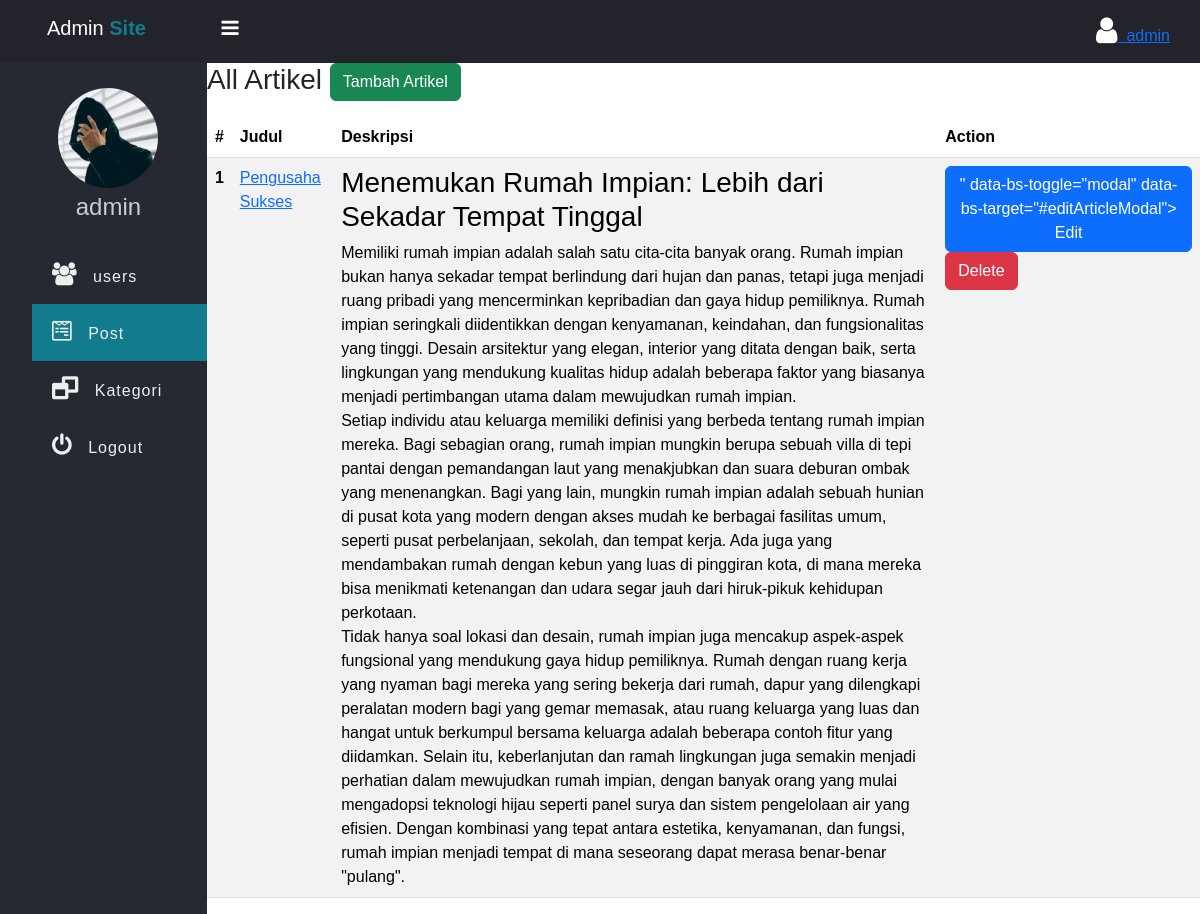
The page /admin/post.php (signed in) on the database its author committed.
### tables this page shows
CREATE TABLE IF NOT EXISTS `artikel` (
  `id_artikel` int NOT NULL AUTO_INCREMENT,
  `user_id` int DEFAULT NULL,
  `judul` varchar(255) DEFAULT NULL,
  `isi` text,
  `kategori` varchar(255) DEFAULT NULL,
  `tanggal` datetime DEFAULT NULL,
  `cover_url` varchar(255) DEFAULT 'default.jpg',
  PRIMARY KEY (`id_artikel`)
);

### data/artikel.php (called while the page is built, shortened)
<?php
function getAll($conn){
    $sql = "SELECT * FROM artikel;";
    $stmt = $conn->prepare($sql);
    $stmt->execute();
    if($stmt->rowCount() >= 1){
        $data = $stmt->fetchAll();
        return $data;
    }else {
        return 0;
    }
}

### admin/post.php (the view, shortened to what this page needs)
<?php
if (isset($_SESSION['admin_id']) && isset($_SESSION['username'])) {
 ?>
<!DOCTYPE html>
<html>
<head>
    <link rel="stylesheet" href="https://stackpath.bootstrapcdn.com/font-awesome/4.7.0/css/font-awesome.min.css">
    <link href="https://cdn.jsdelivr.net/npm/bootstrap@5.3.3/dist/css/bootstrap.min.css" rel="stylesheet">
    <link rel="stylesheet" href="../css/side-bar.css">
    <link rel="stylesheet" href="../css/style.css">
    <link rel="stylesheet" href="../css/richtext.min.css">
</head>
<body>
    <?php
    include 'inc/side-nav.php';
    include_once '../data/artikel.php';
    include_once '../db_conn.php';
    $posts = getAll($conn);
    ?>
    <div class="main-table">
        <h3 class="mb-3">All Artikel <button type="button" class="btn btn-success" data-bs-toggle="modal" data-bs-target="#addArticleModal">
        Tambah Artikel </button></h3>
        </div>
        <?php if (!empty($posts)) { ?>
            <table class="table t1 table-striped">
                <thead>
                    <tr>
                        <th scope="col">#</th>
                        <th scope="col">Judul</th>
                        <th scope="col">Deskripsi</th>
                        <th scope="col">Action</th>
                    </tr>
                </thead>
                <tbody>
                    <?php foreach ($posts as  $artikel) { ?>
                    <tr>
                        <th scope="row"><?=$artikel['id_artikel']?></th>
                        <td><a href="single_post.php?post_id=<?=$artikel['id_artikel']?>"><?=$artikel['judul']?></a></td>
                        <td><?=$artikel['isi']?></td>
                        <td>
                            <button type="button"
                                    class="btn btn-primary btn-edit"
                                    data-id="<?=$artikel['id_artikel']?>"
                                    data-title="<?=$artikel['judul']?>"
                                    data-cover="<?=$artikel['cover_url']?>"
                                    data-text="<?=$artikel['isi']?>"
                                    data-bs-toggle="modal"
                                    data-bs-target="#editArticleModal">
                                Edit
                            <a href="post-delete.php?post_id=<?=$artikel['id_artikel']?>" class="btn btn-danger">Delete</a>
                    <?php } ?>
        <?php } else { ?>
            <div class="alert alert-warning">
                Kosong!!
            </div>
        <?php } ?>
</body>
</html>
<?php
} else {
    header("Location: ../admin-login.php");
    exit;
}
?>

### css/side-bar.css (style rules this page uses)
* { padding: 0; margin: 0; box-sizing: border-box; font-family: arial, sans-serif; }

### css/style.css (style rules this page uses)
.main-table { width: 90%; max-width: 700px; }

### rows shown on the page
artikel: id_artikel "1", judul "Pengusaha Sukses", isi "Menemukan Rumah Impian: Lebih dari Sekadar Tempat Tinggal Memiliki rumah impian adalah salah satu cita-cita banyak orang. Rumah impian bukan hanya sekadar tempat berlindung dari hujan dan panas, tetapi juga menjadi ruang pribadi yang mencerminkan kepribadian dan gaya hidup pemiliknya. Rumah impian seringkali diidentikkan dengan kenyamanan, keindahan, dan fungsionalitas yang tinggi. Desain arsitektur yang elegan, interior yang ditata dengan baik, serta lingkungan yang mendukung kualitas hidup adalah beberapa faktor yang biasanya menjadi pertimbangan utama dalam mewujudkan rumah impian. Setiap individu atau keluarga memiliki definisi yang berbeda tentang rumah impian mereka. Bagi sebagian…"

### other values the page prints
$_SESSION['username'] "admin"
